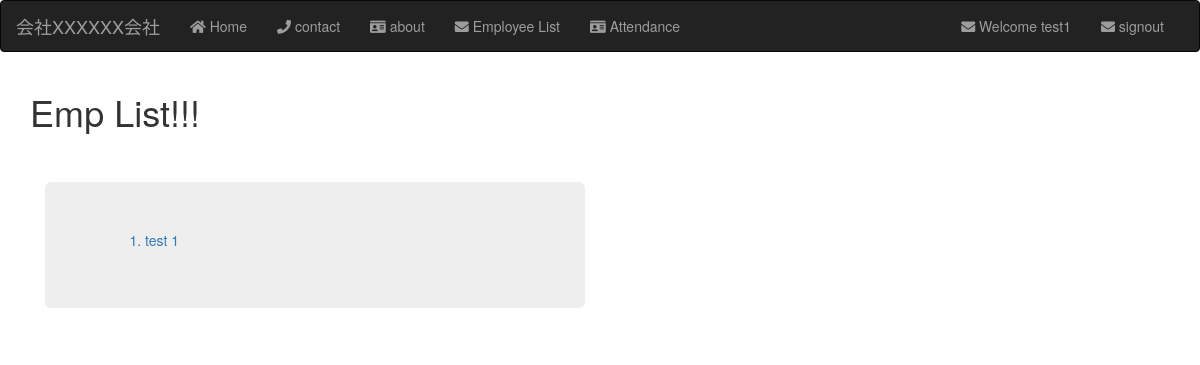
The app's page /emplist (signed in), older data.
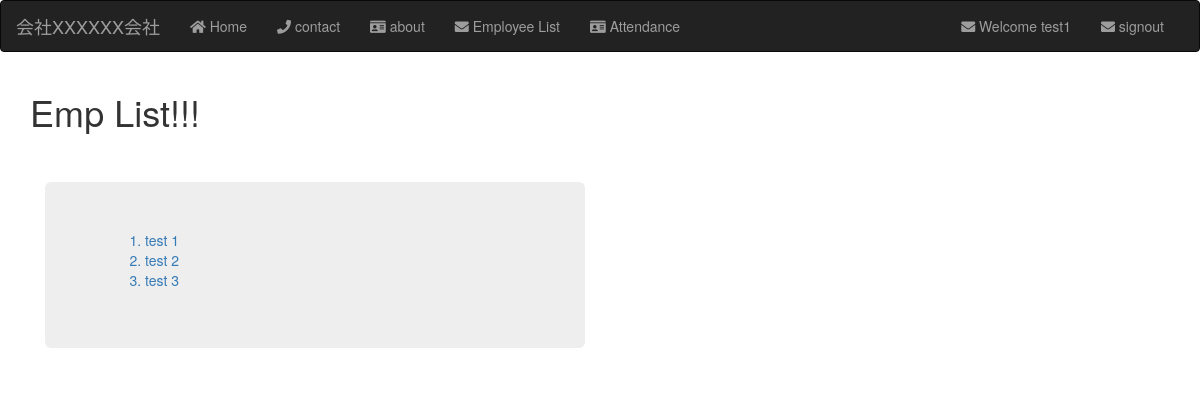
The same page, newer data.
### structure/models.py (models this page shows, shortened)
class Employee(models.Model):
    user_profile = models.ForeignKey(user_profile, on_delete=models.CASCADE, null=True, blank=True )
    emp_no = models.IntegerField( primary_key=True)
    birth_date = models.DateField()
    first_name = models.CharField(max_length=14)
    last_name = models.CharField(max_length=16)
    gender = models.CharField(max_length=1)
    hire_date = models.DateField()
    address = models.TextField(max_length=100, blank = True, null=True, default="NAN")
    class Meta:
        verbose_name = ('employee')
        verbose_name_plural = ('employees')
    def __str__(self):
        return "{} {}".format(self.first_name, self.last_name)

### homepage/views.py (the view)
# urls.py: path('emplist', views.emplist , name = "emplist"),
def emplist(request):
    employee = Employee.objects.all()
    context = {'emplist':employee}
    return render(request, 'landing/emplist.html',context)

### templates/landing/emplist.html (shortened to what this page needs)
<!DOCTYPE html>
{% extends "base.html" %}
{% load static %}
{% block body %}
<h1>Emp List!!!</h1>
<br><br>
<div class="col-md-12">
    <div class="row">
        <div class="col-md-6">
            <div class="jumbotron">
                <ol>
                    {% for emp in emplist %}
                        <a href=" {% url 'homepage:profile' %}"><li>{{emp}}</li></a>
                    {%endfor%}
                </ol>
            </div>
        </div>
    </div>
</div>
{% endblock %}

Row changes from the older to the newer data that the page shows:
added Employee: first_name+last_name "test 2"
added Employee: first_name+last_name "test 3"
